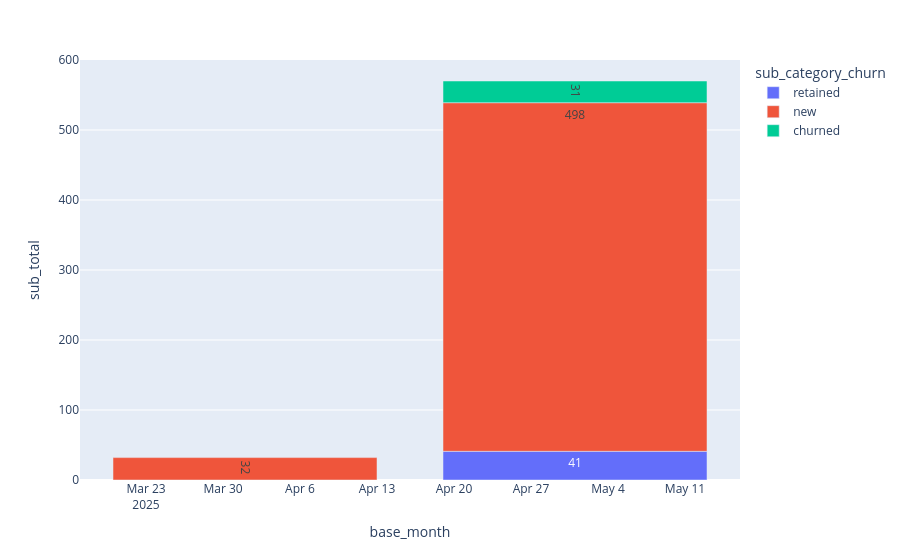
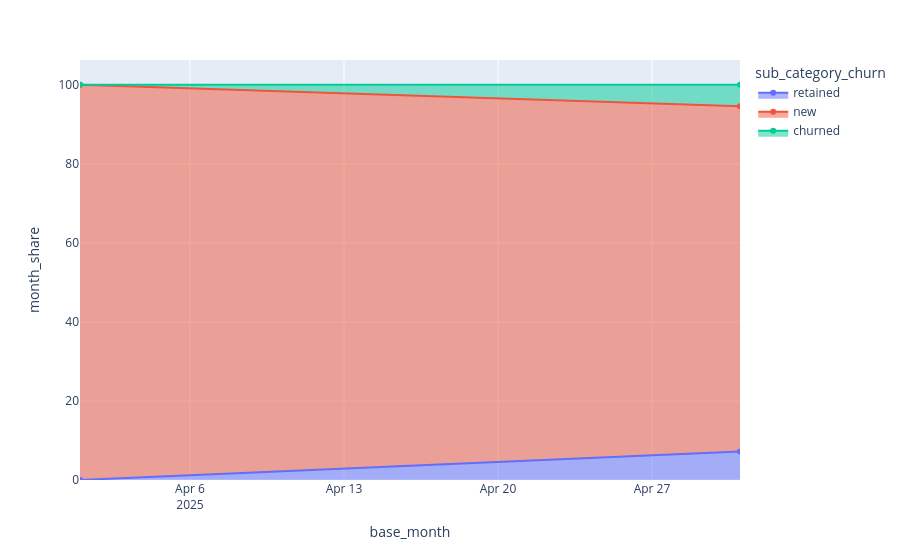

The notebook cell saved with these charts, in order:
### Code cell
fig1 = px.bar(df_q3b, x="base_month", y="sub_total", color="sub_category_churn", text_auto=True)
fig2 = px.area(df_q3b, x="base_month", y="month_share", color="sub_category_churn", markers=True)
fig1.show()
fig2.show()

### Figure 1 — Plotly figure (JSON) as saved in the notebook; plotly's stock layout.template omitted (floating-point values rounded to 4 significant figures)
{"data": [{"hovertemplate": "sub_category_churn=retained<br>base_month=%{x}<br>sub_total=%{y}<extra></extra>", "legendgroup": "retained", "marker": {"color": "#636efa", "pattern": {"shape": ""}}, "name": "retained", "orientation": "v", "showlegend": true, "textposition": "auto", "texttemplate": "%{y}", "type": "bar", "x": ["2025-05-01T00:00:00.000000"], "xaxis": "x", "y": [41], "yaxis": "y"}, {"hovertemplate": "sub_category_churn=new<br>base_month=%{x}<br>sub_total=%{y}<extra></extra>", "legendgroup": "new", "marker": {"color": "#EF553B", "pattern": {"shape": ""}}, "name": "new", "orientation": "v", "showlegend": true, "textposition": "auto", "texttemplate": "%{y}", "type": "bar", "x": ["2025-05-01T00:00:00.000000", "2025-04-01T00:00:00.000000"], "xaxis": "x", "y": [498, 32], "yaxis": "y"}, {"hovertemplate": "sub_category_churn=churned<br>base_month=%{x}<br>sub_total=%{y}<extra></extra>", "legendgroup": "churned", "marker": {"color": "#00cc96", "pattern": {"shape": ""}}, "name": "churned", "orientation": "v", "showlegend": true, "textposition": "auto", "texttemplate": "%{y}", "type": "bar", "x": ["2025-05-01T00:00:00.000000"], "xaxis": "x", "y": [31], "yaxis": "y"}], "layout": {"barmode": "relative", "legend": {"title": {"text": "sub_category_churn"}, "tracegroupgap": 0}, "margin": {"t": 60}, "xaxis": {"anchor": "y", "domain": [0, 1], "title": {"text": "base_month"}}, "yaxis": {"anchor": "x", "domain": [0, 1], "title": {"text": "sub_total"}}}}

### Figure 2 — Plotly figure (JSON) as saved in the notebook; plotly's stock layout.template omitted (floating-point values rounded to 4 significant figures)
{"data": [{"fillpattern": {"shape": ""}, "hovertemplate": "sub_category_churn=retained<br>base_month=%{x}<br>month_share=%{y}<extra></extra>", "legendgroup": "retained", "line": {"color": "#636efa"}, "marker": {"symbol": "circle"}, "mode": "lines+markers", "name": "retained", "orientation": "v", "showlegend": true, "stackgroup": "1", "type": "scatter", "x": ["2025-05-01T00:00:00.000000"], "xaxis": "x", "y": [7.193], "yaxis": "y"}, {"fillpattern": {"shape": ""}, "hovertemplate": "sub_category_churn=new<br>base_month=%{x}<br>month_share=%{y}<extra></extra>", "legendgroup": "new", "line": {"color": "#EF553B"}, "marker": {"symbol": "circle"}, "mode": "lines+markers", "name": "new", "orientation": "v", "showlegend": true, "stackgroup": "1", "type": "scatter", "x": ["2025-05-01T00:00:00.000000", "2025-04-01T00:00:00.000000"], "xaxis": "x", "y": [87.37, 100.0], "yaxis": "y"}, {"fillpattern": {"shape": ""}, "hovertemplate": "sub_category_churn=churned<br>base_month=%{x}<br>month_share=%{y}<extra></extra>", "legendgroup": "churned", "line": {"color": "#00cc96"}, "marker": {"symbol": "circle"}, "mode": "lines+markers", "name": "churned", "orientation": "v", "showlegend": true, "stackgroup": "1", "type": "scatter", "x": ["2025-05-01T00:00:00.000000"], "xaxis": "x", "y": [5.439], "yaxis": "y"}], "layout": {"legend": {"title": {"text": "sub_category_churn"}, "tracegroupgap": 0}, "margin": {"t": 60}, "xaxis": {"anchor": "y", "domain": [0, 1], "title": {"text": "base_month"}}, "yaxis": {"anchor": "x", "domain": [0, 1], "title": {"text": "month_share"}}}}
